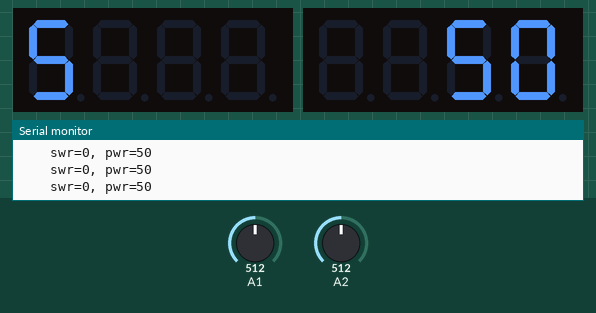
Simulated run of this sketch. Board: Arduino Nano, built with avr-gcc and run on an emulated ATmega328P. On the bench: 2 × 4-digit seven-segment display, the last lines printed to the serial monitor. Inputs (shaded band) come from the test bench; at power-on: A1 = 512, A2 = 512.

Above: at 2.3 s.
2.4 s: A1 set to 526
At 3.01 s:
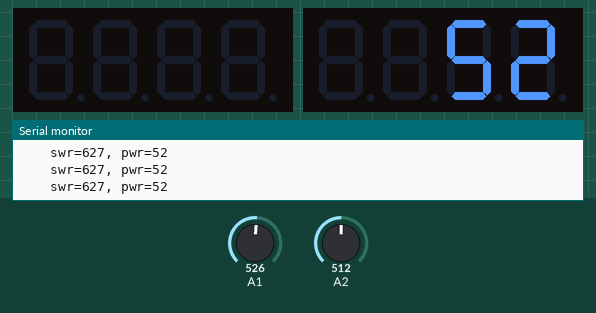
5.3 s: A2 set to 716
At 6.5 s:
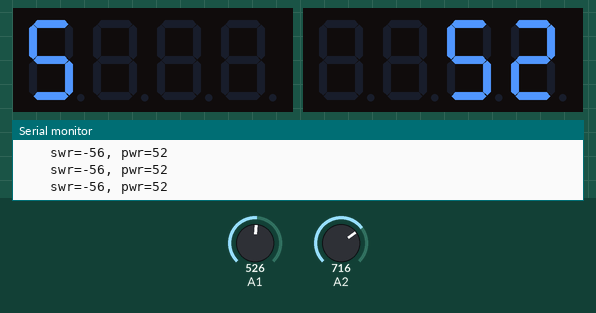
6.8 s: A1 set to 591
At 8.4 s:
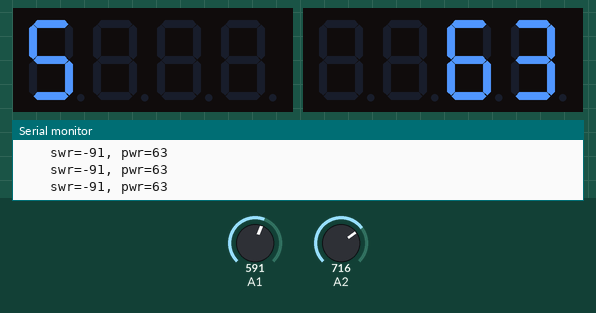
8.7 s: A1 set to 612
At 10.2 s:
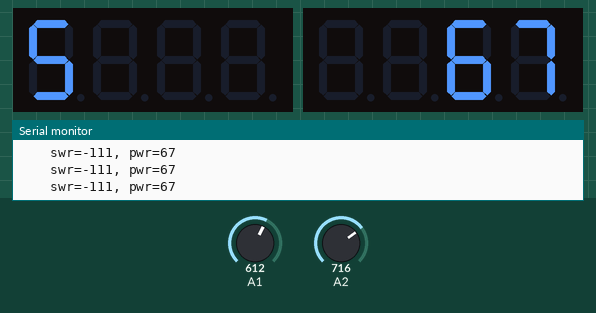
10.6 s: A2 set to 626
13.6 s: A2 set to 604
At 13.75 s:
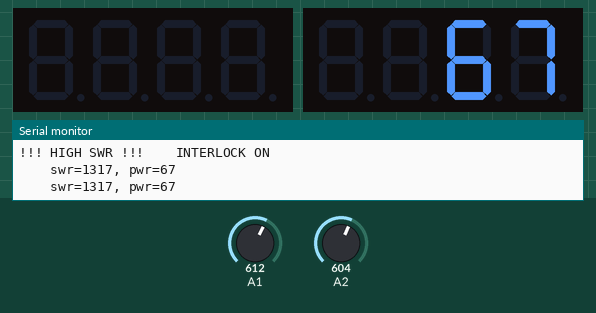
Timing chart, 0 to 16.1 s (numbered marks = the images above; inputs shaded):
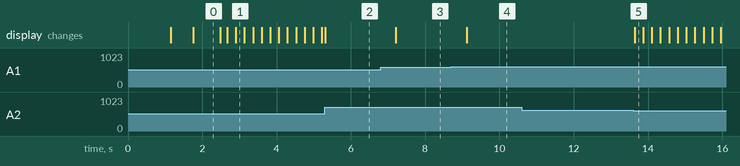

The sketch:

SWR_Power_Monitor.ino
```cpp
/*
Arduino Nano script for homebrew SWR/ power meter.  Intended for a low-band solid state AM transmitter.
Written by Paul Taylor, VK3HN (https://vk3hn.wordpress.com/)

V1.0, 11 Oct 2020 - first version.

This script was coded to use the directional coupler described in:
'A PIC16F876 based, automatic 1.8 – 60 MHz SWR/WATTmeter' a project from “Il Club Autocostruttori”
of the Padova ARI club' by IW3EGT and IK3OIL, see:
http://www.ik3oil.it/_private/Articolo_SWR_eng.pdf

No attempt was made to write code to accurately determine RF power across a wide range of SWRs and frequencies.
Instead, a set of power readings from the station transmitter and the correspondng analogRead values (0..1024)
was mapped into an approximation using the curve fitting calculator at https://www.dcode.fr/equation-finder

No claim to either SWR or power accuracy is made; this is an indicative tool, not an accurate one.

The main purpose was to provide a digital readout of approximate power and SWR, and to implement
a 'High SWR' interlock to reduce power in the presence of high SWR.  The time taken to detect and raise this
interlock is dependent on several factors including the processing speed of the Nano; it is in the
10s of milliseconds range; this may not suit or even protect your transmitter!

All constants are #define'd.
The displays dim after a configurable period of inactivity.
The High SWR interlock resets when the SWR drops below the threshold.
Analog reads from the forward and reflected coupler ports are buffered and averaged.


Comments, feedback, improvements, stories welcome.

Paul VK3HN.  https://vk3hn.wordpress.com/

*/

#include <Arduino.h>
#include <TM1637Display.h>

// Module connection pins (Digital Pins)
#define CLK_L 4
#define DIO_L 5
#define CLK_R 2
#define DIO_R 3

const uint8_t SEG_DONE[] = {
	SEG_B | SEG_C | SEG_D | SEG_E | SEG_G,           // d
	SEG_A | SEG_B | SEG_C | SEG_D | SEG_E | SEG_F,   // O
	SEG_C | SEG_E | SEG_G,                           // n
	SEG_A | SEG_D | SEG_E | SEG_F | SEG_G            // E
	};

const uint8_t SEG_S[] = {
  SEG_A | SEG_F | SEG_G | SEG_C | SEG_D,           // S
  0,
  0,
  0
  };

const uint8_t SEG_P[] = {
  SEG_A | SEG_B | SEG_G | SEG_F | SEG_E,           // P
  0,
  0,
  0
  };

TM1637Display display_left(CLK_L, DIO_L);
TM1637Display display_right(CLK_R, DIO_R);


bool mode_tx = false;
bool user_active = true;
unsigned long this_mS = 0;         // mS counter
unsigned long last_mS = millis();  // mS counter
unsigned int tick = 0;
unsigned int inactivity_ticks = 1;  // counts the ticks of inactivity
#define INACTIVE_SECS 6

#define DISPLAY_REFRESH_MS 500    // period between display refresheds in mS

#define BRIGHTNESS_MIN 0x01
#define BRIGHTNESS_MAX 0x0f
byte br = BRIGHTNESS_MAX;

int swr, pwr;
unsigned long swr_last = 0;   // counter for milli seconds since last SWR display refresh
unsigned long pwr_last = 0;   // counter for milli seconds since last power display refresh

#define PWR_REFRESH_MS  600
#define SWR_REFRESH_MS  200

// High SWR interlock settings
#define SWR_HIGH_INTERLOCK_INPUT 2    // digital output to raise when the SWR reaches the unacceptable threshold
#define SWR_HIGH_INTERLOCK_THRESHOLD 12  // SWR times 10, at which the interlock kicks in
bool swr_high = false;
bool display_blink = false;

// analog input smoothing settings
#define NBR_READINGS 8      // number of analog readings in the smoothing buffer

// struct and array for smooting of the two analog input readings
struct smooth_t {
  int r[NBR_READINGS];
};

smooth_t smooth[] = {
  {0, 0, 0, 0, 0, 0, 0, 0},
  {0, 0, 0, 0, 0, 0, 0, 0},
  {0, 0, 0, 0, 0, 0, 0, 0},
};

int smooth_index[] = {0, 0, 0};     // current indexes into circular buffers


int averaged_analogRead(byte pin_nbr){
  // reads pin_no and adds reading to a buffer;
  // pin_nbr can be 1 or 2
  // returns the average across the buffer to implement smoothing

  int r=0;
  r = analogRead(pin_nbr);
  smooth[pin_nbr].r[smooth_index[pin_nbr]++] = r;

  if(smooth_index[pin_nbr] == NBR_READINGS) smooth_index[pin_nbr] = 0;  // wrap around

  // now, return the average
  int mean=0, ret = 0;
  for (byte n=0; n<NBR_READINGS; n++)
    mean += smooth[pin_nbr].r[n];

  ret = mean/NBR_READINGS;
//  Serial.print("
  return ret;
}


void refresh_display()
{
  mode_tx = false;
  if (swr > 0)
  {
    mode_tx = true;
    user_active = true;
    if(abs(millis() - swr_last) > SWR_REFRESH_MS) {
      // display the SWR reading
      display_left.showNumberDecEx(swr, (0x80 >> 2), false);
      swr_last = millis();
    }
//    swr_last = swr;
  }
  else
  {
     display_left.setSegments(SEG_S);
  };

  if (pwr > 0)
  {
    mode_tx = true;
    user_active = true;

    if(swr_high || (abs(millis() - pwr_last) > PWR_REFRESH_MS)) {
      // display the power reading
      display_right.showNumberDec(pwr, false, 4, 0);
      pwr_last = millis();
    }
  }
  else
  {
     display_right.setSegments(SEG_P);
  }
}


void setup()
{
  Serial.begin(9600);

  display_left.setBrightness(BRIGHTNESS_MAX);
  display_right.setBrightness(BRIGHTNESS_MAX);

  display_left.clear();
  display_right.clear();

  display_left.setSegments(SEG_S);
  display_right.setSegments(SEG_P);
  delay(1000);

  display_left.clear();
  display_right.clear();

//  mode_tx = true;

  swr_last = millis();
  pwr_last = millis();

  pinMode(SWR_HIGH_INTERLOCK_INPUT, OUTPUT);   // high SWR interlock
  digitalWrite(SWR_HIGH_INTERLOCK_INPUT, 0);   // disable the interlock
}


void loop()
{
  int fwd, ref, fwd_mV, ref_mV;

  //--------------------------------------------------------------
  // see if it is a second boundary
  this_mS = millis();
  if(abs(this_mS - last_mS)>1000)
  {
    last_mS = this_mS;
    tick++;             // tick is the second counter
    if(!mode_tx) inactivity_ticks++;
  }
  //  Serial.print("activity_ticks="); Serial.println(activity_ticks);

  // see if it is time to sleep
  if(!mode_tx && user_active && (inactivity_ticks % INACTIVE_SECS == 0)) {
    user_active = false; // transition from active to inactive
    inactivity_ticks = 1;
    //    Serial.println("going to sleep. ");
    // dim displays

    br = BRIGHTNESS_MIN;
  }

  if(user_active) br = BRIGHTNESS_MAX;  // if transmitting or still active we want full brightness
  //  Serial.print("br="); Serial.println(br);

  display_left.setBrightness(br);
  display_right.setBrightness(br);

  // -------------------------------------------------------------

  fwd = analogRead(A1);
  ref = analogRead(A2);

//  fwd = averaged_analogRead(1);
//  ref = averaged_analogRead(2);

 // delay(10);

  fwd_mV = float(fwd)/204.8 * 1000.0;  // scale to milli-volts
  ref_mV = float(ref)/204.8 * 1000.0;

  // apply the diode compensation

  fwd_mV = fwd_mV - 400;
  if(fwd_mV <0 ) fwd_mV = 0;

  ref_mV = ref_mV - 400;
  if(ref_mV <0 ) ref_mV = 0;


  // calculate SWR
  float swr_f = (float(fwd_mV) + float(ref_mV)) / (float(fwd_mV) - float(ref_mV));
  swr = swr_f * 10.0;

  // calculate power (only just before a display refresh to avoid unnecessary floating point calculations!)
  // The following power equation was fitted using one set of data points on the preferred band and frequency
  // with the calculator at https://www.dcode.fr/equation-finder
  float x = fwd_mV;
  pwr = (
                 ( ((1433.0*(x-2750.0))/264362664930.0) + 31.0/9131304.0) * (x-2100.0)
                    + 15.0/452.0) *
                 (x - 1196.0) + 20.0;

  if(pwr < 0) pwr = 0; // clean up any -ve values at rest
//  Serial.print("fwd="); Serial.print(fwd);
//  Serial.print("  ref="); Serial.print(ref);
//  Serial.print(" / fwd_mV="); Serial.print(fwd_mV);
//  Serial.print("  ref_mV="); Serial.print(ref_mV);
  Serial.print("    swr="); Serial.print(swr);
  Serial.print(", pwr="); Serial.println(pwr);

//  refresh_display();

  // test for the HIGH_SWR_INTERLOCK

  if((!swr_high) && (swr >= SWR_HIGH_INTERLOCK_THRESHOLD)){
    // first time we detected an unacceptable SWR, raise the interlock line
    digitalWrite(SWR_HIGH_INTERLOCK_INPUT, 1);
    swr_high = true;
    Serial.println("!!! HIGH SWR !!!    INTERLOCK ON");
  };

  if((swr_high) && (swr < SWR_HIGH_INTERLOCK_THRESHOLD)){
    // first time we detected the SWR has dropped, so lower the interlock line
    digitalWrite(SWR_HIGH_INTERLOCK_INPUT, 0);
    swr_high = false;
    // un-blink the display!
    display_left.setBrightness(BRIGHTNESS_MAX, 1);
    Serial.println("!!!      SWR normal interlock OFF");
  };


  if(swr_high){
    // blink the display!
    if(display_blink)
      display_left.setBrightness(BRIGHTNESS_MAX, 1);
    else
      display_left.setBrightness(BRIGHTNESS_MAX, 0);
    display_blink = !display_blink;
    delay(20);
  };

  refresh_display();
}
```

Measured:
- the behaviour switches between 512 and 513 on A1 (found by bisection; images 0 and 1)
- the behaviour switches between 612 and 611 on A2 (found by bisection; images 4 and 5)
- after the input at 2.4 s, the display: changes after 0.08 s (image 1)
- after the input at 5.3 s, the display: changes at once (image 2)
- after the input at 6.8 s, the display: changes after 0.41 s (image 3)
- after the input at 8.7 s, the display: changes after 0.42 s (image 4)
- after the input at 13.6 s, the display: changes at once (image 5)
